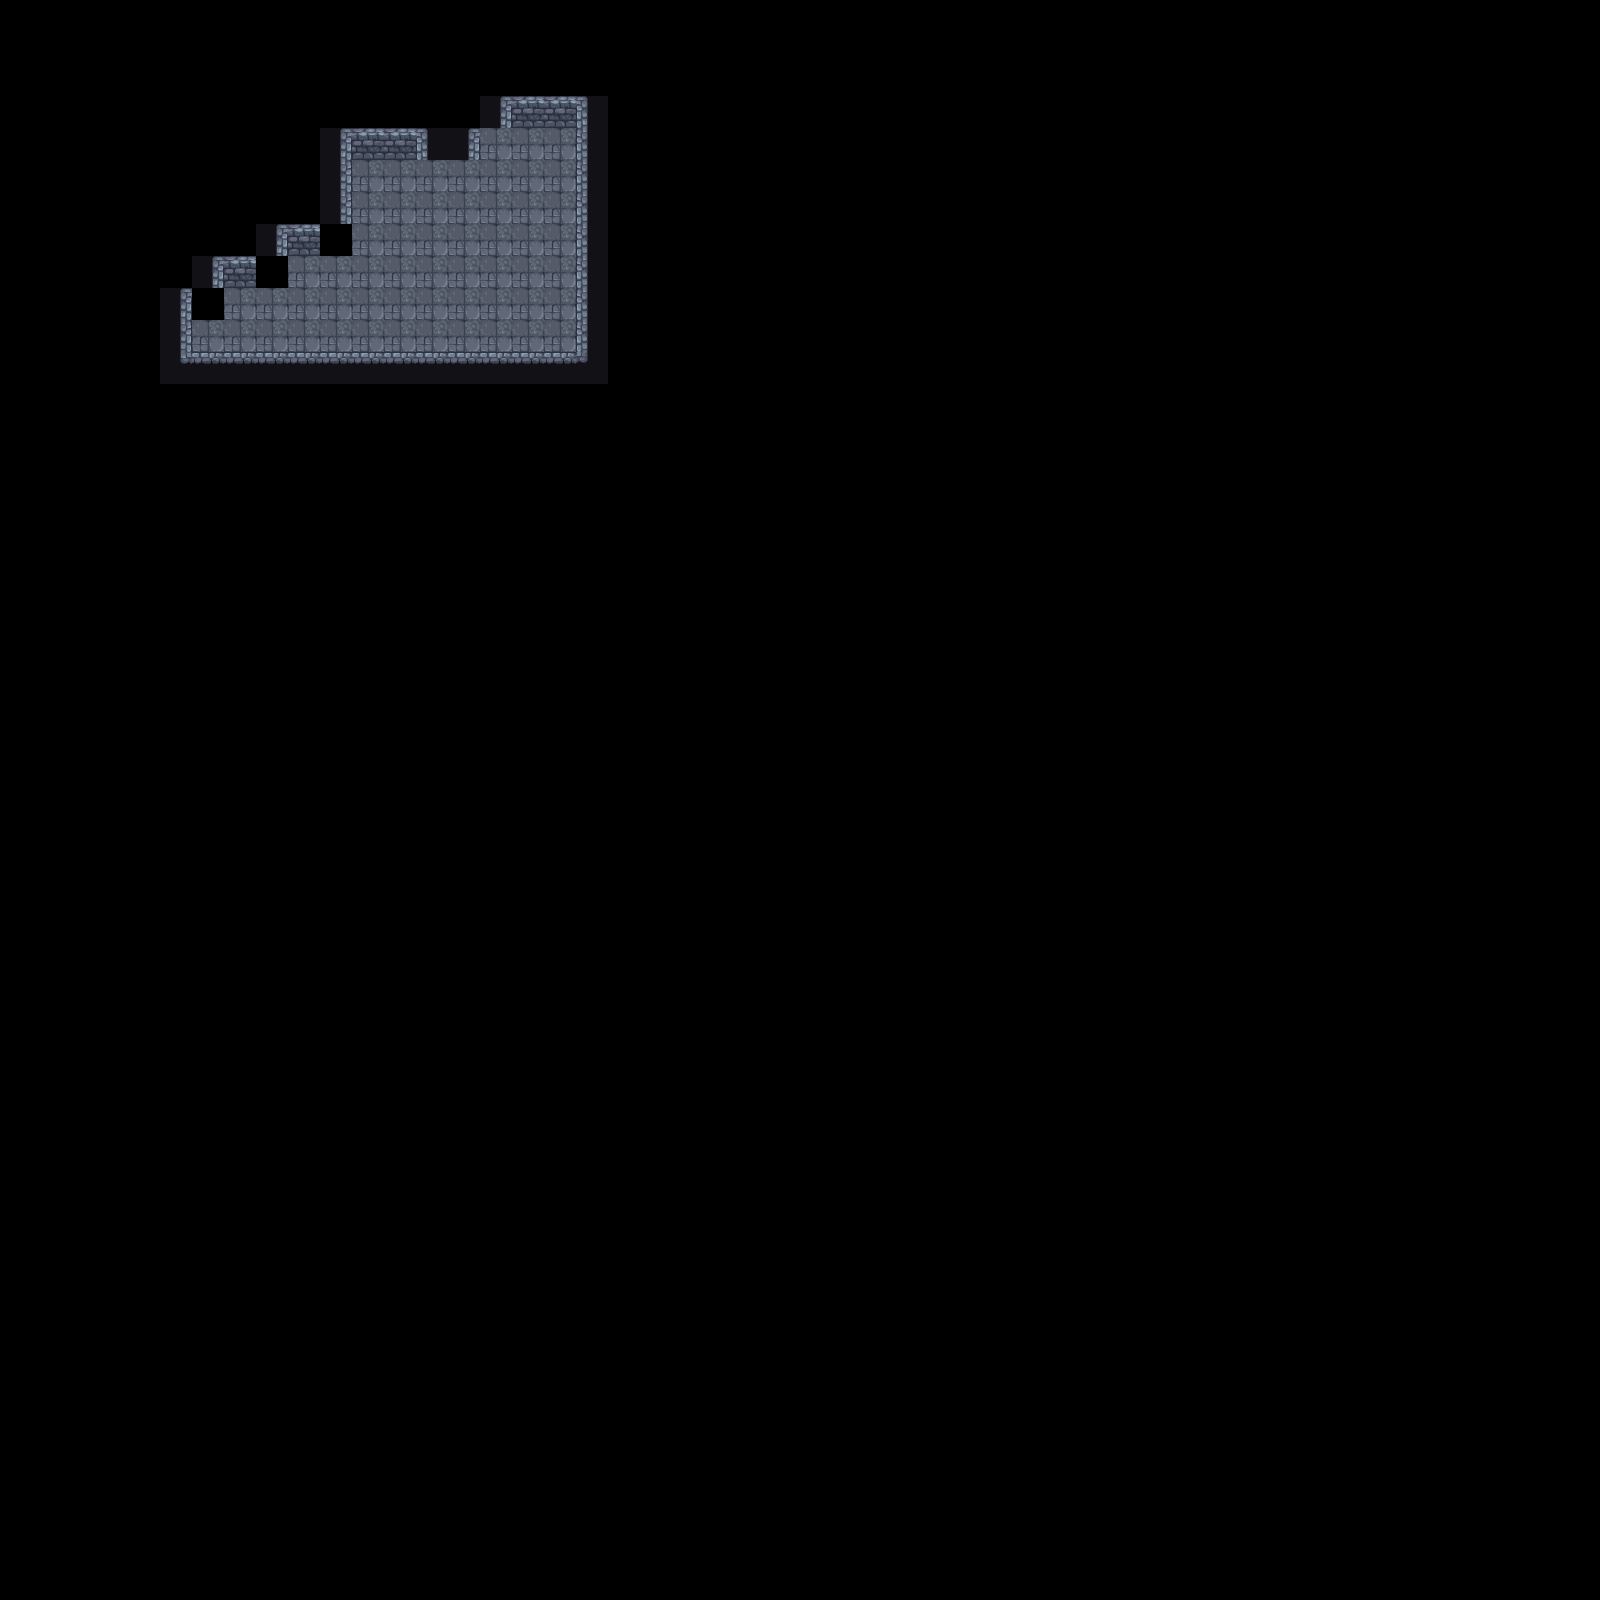

A 2D game scene composited from a Tiled map and its tileset images. What follows is a short description and the map's XML, with each tile layer's data collapsed to a summary:
An orthogonal 50x50 tile map with 32x32 px tiles, 1 tile layer (Tile Layer 6), 5 hidden layers not drawn.

<map version="1.11" tiledversion="1.12.2" orientation="orthogonal" renderorder="right-down" width="50" height="50" tilewidth="32" tileheight="32" infinite="0" nextlayerid="10" nextobjectid="1">
 <editorsettings>
  <export format="tmx" />
 </editorsettings>
 <tileset firstgid="1" source="../../tilesets/data/tileset-dungeon.tsx" />
 <layer id="9" name="Tile Layer 6" width="50" height="50">
  <data>[2500 cells, 94 non-empty, 9 distinct tile ids]</data>
 </layer>
 <layer id="1" name="Floor" width="50" height="50" visible="0" locked="1">
  <data>[2500 cells, 2500 non-empty, 1 distinct tile ids]</data>
 </layer>
 <layer id="2" name="Walls" width="50" height="50" visible="0">
  <data>[2500 cells, 256 non-empty, 47 distinct tile ids]</data>
 </layer>
 <objectgroup id="3" name="Objects" visible="0" />
 <layer id="5" name="Test 1" width="50" height="50" visible="0">
  <data>[2500 cells, 39 non-empty, 27 distinct tile ids]</data>
 </layer>
 <layer id="6" name="test2" width="50" height="50" visible="0">
  <data>[2500 cells, 28 non-empty, 18 distinct tile ids]</data>
 </layer>
 <layer id="7" name="test3" width="50" height="50" visible="0">
  <data>[2500 cells, 54 non-empty, 23 distinct tile ids]</data>
 </layer>
</map>
